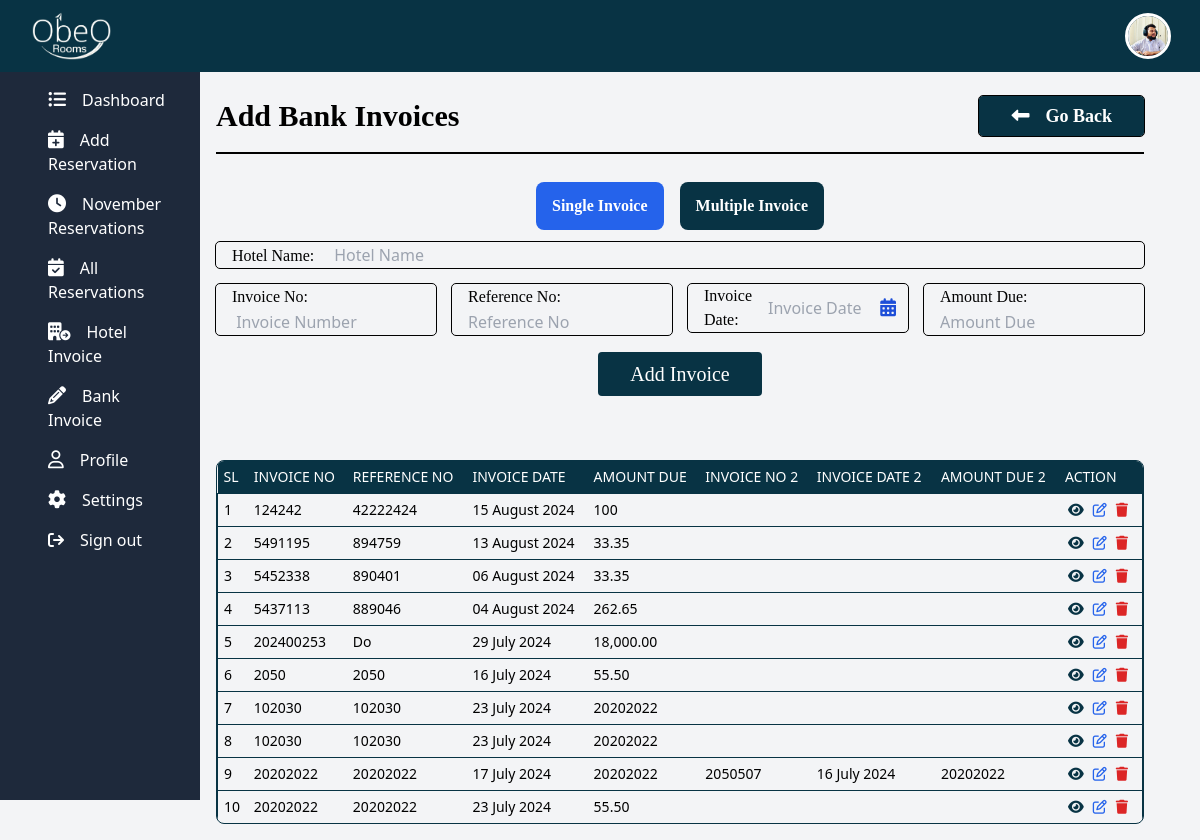
/dashboard/add_bank_invoice.php (signed in), run on the app's committed database.
### tables this page shows
CREATE TABLE `bank_invoice` (
  `id` int(11) NOT NULL,
  `submitted_by` varchar(255) NOT NULL,
  `type` varchar(255) NOT NULL,
  `hotel` varchar(255) NOT NULL,
  `invoice` varchar(255) NOT NULL,
  `reference` varchar(255) NOT NULL,
  `date` varchar(255) NOT NULL,
  `amount` varchar(255) NOT NULL,
  `invoice2` varchar(255) DEFAULT NULL,
  `date2` varchar(255) DEFAULT NULL,
  `amount2` varchar(255) DEFAULT NULL,
  `invoice3` varchar(255) DEFAULT NULL,
  `date3` varchar(255) DEFAULT NULL,
  `amount3` varchar(255) DEFAULT NULL,
  `invoice4` varchar(255) DEFAULT NULL,
  `date4` varchar(255) DEFAULT NULL,
  `amount4` varchar(255) DEFAULT NULL,
  `created_at` timestamp NOT NULL DEFAULT current_timestamp(),
  `updated_at` timestamp NOT NULL DEFAULT current_timestamp() ON UPDATE current_timestamp()
);

### function/bank_invoice_authentication.php (called while the page is built, shortened)
<?php
	function bank_invoice_view() {
		$db_connect = db_connect();
		$sql_view = "SELECT * FROM bank_invoice  ORDER BY id DESC LIMIT 10";
		$bank_invoice_results = mysqli_query($db_connect, $sql_view);
		return $bank_invoice_results;
	}

### dashboard/add_bank_invoice.php (the view, shortened to what this page needs)
<?php
include ('dashboard-header.php');
include ('../function/bank_invoice_authentication.php');
$bank_invoice_data = bank_invoice_view()
?>
<div class="flex">
    <?php include('dashboard-sidebar.php');?>
    <div class="w-4/5 p-4">
        <div class="container mx-auto pt-20">
            <div>
                <div class="flex justify-between items-center mb-4">
                    <h1 class="text-3xl font-bold  font-serif capitalize">Add Bank Invoices</h1>
                    <div class="flex justify-center items-center gap-x-2">
                        <a href="bank_invoice.php" class="bg-cyan-950 hover:bg-slate-800 text-white transition duration-700 ease-in-out font-serif text-lg font-semibold px-8 py-1.5 rounded outline outline-1 outline-black">
                            <i class="fa-solid fa-long-arrow-alt-left me-4"></i>Go Back
                        </a>
                    </div>
                </div>
                <hr class="border border-black">
                <h5 class=" text-xl font-semibold font-mono text-black py-px ">
                </h5>
                <h5 class=" text-xl font-bold font-mono text-blue-900 py-px ">
                </h5>
                <nav class="flex justify-center space-x-4 mt-6" aria-label="Tabs" role="tablist">
                    <button type="button" class="hs-tab-active:bg-blue-600 hs-tab-active:text-white hs-tab-active:hover:text-white  py-3 px-4 inline-flex items-center gap-x-2 bg-cyan-950  font-serif font-bold text-center text-white  rounded-lg  active" id="pills-with-brand-color-item-1" data-hs-tab="#pills-with-brand-color-1" aria-controls="pills-with-brand-color-1" role="tab">
                    Single Invoice
                    </button>
                    <button type="button" class="hs-tab-active:bg-blue-600 hs-tab-active:text-white hs-tab-active:hover:text-white  py-3 px-4 inline-flex items-center gap-x-2 bg-cyan-950  font-serif font-bold text-center text-white  rounded-lg" id="pills-with-brand-color-item-2" data-hs-tab="#pills-with-brand-color-2" aria-controls="pills-with-brand-color-2" role="tab">
                    Multiple Invoice
                    </button>
                </nav>
                <div class="mt-3">
                    <div id="pills-with-brand-color-1" role="tabpanel" aria-labelledby="pills-with-brand-color-item-1">
                        <form  method="post" class="">
                            <div class="mb-4">
                                <div class="outline outline-1 ouline-black rounded">
                                    <label for="hotel" class="text-black ps-4 font-serif w-auto ">Hotel Name: </label>
                                    <input type="text" name="hotel" value="<?php echo $old['hotel'] ?? ''; ?>" placeholder="Hotel Name "
                                    class="py-px bg-transparent w-auto px-4 focus:outline-none pr-10" autocomplete="off">
                                </div>
                            </div>
                            <div class="grid grid-cols-4 gap-4">
                                <div>
                                    <div class="outline outline-1 ouline-black rounded">
                                        <label for="invoice" class="text-black ps-4 font-serif w-auto">Invoice No: </label>
                                        <input type="text" name="invoice" value="<?php echo $old['invoice'] ?? ''; ?>" placeholder=" Invoice Number"
                                        class="py-px bg-transparent w-auto px-4 focus:outline-none pr-10">
                                    </div>
                                </div>
                                <div>
                                    <div class="outline outline-1 ouline-black rounded">
                                        <label for="reference" class="text-black ps-4 font-serif w-auto ">Reference No: </label>
                                        <input type="text" name="reference" value="<?php echo $old['reference'] ?? ''; ?>" placeholder="Reference No "
                                        class="py-px bg-transparent w-auto px-4 focus:outline-none pr-10" autocomplete="off">
                                    </div>
                                </div>
                                <div>
                                    <div class="outline outline-1 outline-black rounded relative flex items-center">
                                        <label for="date" class="text-black ps-4 font-serif w-auto">Invoice Date:</label>
                                        <input id="date" type="text" name="date" value="<?php echo $old['date'] ?? ''; ?>" placeholder="Invoice Date"  class="py-px bg-transparent w-auto px-4 focus:outline-none pr-10 custom-date-input" autocomplete="off">
                                        <div class="absolute inset-y-0 right-0 flex items-center pr-3 cursor-pointer" id="date">
                                            <i class="fa-solid fa-calendar-days text-blue-700 text-lg"></i>
                                        </div>
                                    </div>
                                    <h5 class="text-red-600 pt-1 font-mono font-xl"><?php echo $error['date'] ?? ''; ?></h5>
                                </div>
                                <div>
                                    <div class="outline outline-1 ouline-black rounded">
                                        <label for="amount" class="text-black ps-4 font-serif w-auto">Amount Due: </label>
                                        <input type="text" name="amount" value="<?php echo $old['amount'] ??  ''; ?>" placeholder="Amount Due "
                                        class="py-px bg-transparent w-auto px-4 focus:outline-none pr-10">
                                    </div>
                                </div>
                            </div>
                            <div class="mb-12 py-4 flex justify-center items-center">
                                <button type="submit" name="single_invoice" class="bg-cyan-950 text-white font-serif text-xl  px-8 py-2 rounded">Add Invoice</button>
                            </div>
                        </form>
                    </div>
                </div>
            </div>
            <div class="flex flex-col mt-2">
                <div class="-m-1.5 ">
                    <div class="p-1.5 w-full inline-block align-middle">
                        <div class="border border-cyan-950 rounded-lg overflow-hidden">
                            <table class="w-full ">
                                <thead class="bg-cyan-950">
                                    <tr>
                                        <th scope="col" class="p-1.5 text-start text-sm font-medium text-white uppercase ">SL</th>
                                        <th scope="col" class="p-1.5 text-start text-sm font-medium text-white uppercase ">Invoice No</th>
                                        <th scope="col" class="p-1.5 text-start text-sm font-medium text-white uppercase ">Reference No</th>
                                        <th scope="col" class="p-1.5 text-start text-sm font-medium text-white uppercase ">Invoice Date</th>
                                        <th scope="col" class="p-1.5 text-start text-sm font-medium text-white uppercase ">Amount Due</th>
                                        <th scope="col" class="p-1.5 text-start text-sm font-medium text-white uppercase ">Invoice No 2</th>
                                        <th scope="col" class="p-1.5 text-start text-sm font-medium text-white uppercase ">Invoice Date 2</th>
                                        <th scope="col" class="p-1.5 text-start text-sm font-medium text-white uppercase ">Amount Due 2</th>
                                        <th scope="col" class="p-1.5 text-start text-sm font-medium text-white uppercase ">Action</th>
                                    </tr>
                                </thead>
                                <tbody class="divide-y divide-cyan-950 ">
                                        <?php
                                            if(mysqli_num_rows($bank_invoice_data)>0){
                                            $i=1;
                                            while($row = mysqli_fetch_assoc($bank_invoice_data)){
                                            $invoice_date = $row['date'];
                                            $date = new DateTime($invoice_date);
                                            $invoice_date_format = $date->format('d F Y');
                                            $inv_date2 = $row['date2'];
                                            $date = new DateTime($inv_date2);
                                            $inv_date2_format = $date->format('d F Y');
                                            if($row['type']== 'multi'){
                                                $date_print= $inv_date2_format;
                                            }else{
                                                $date_print= '';
                                            }
                                        ?>
                                        <tr class="border border-cyan-950">
                                            <td class="p-1.5 whitespace-nowrap text-sm font-medium text-black"><?php echo $i++;?></td>
                                            <td class="p-1.5 whitespace-nowrap text-sm font-medium text-black"><?php echo $row['invoice'];?></td>
                                            <td class="p-1.5 whitespace-nowrap text-sm font-medium text-black"><?php echo $row['reference'];?></td>
                                            <td class="p-1.5 whitespace-nowrap text-sm font-medium text-black"><?php echo $invoice_date_format;?></td>
                                            <td class="p-1.5 whitespace-nowrap text-sm font-medium text-black"><?php echo $row['amount'];?></td>
                                            <td class="p-1.5 whitespace-nowrap text-sm font-medium text-black"><?php echo $row['invoice2'];?></td>
                                            <td class="p-1.5 whitespace-nowrap text-sm font-medium text-black"><?php echo $date_print;?></td>
                                            <td class="p-1.5 whitespace-nowrap text-sm font-medium text-black"><?php echo $row['amount2'];?></td>
                                            <td class="px-2 py-1.5 whitespace-nowrap text-end text-sm font-medium inline-flex gap-x-2">
                                                <a href="bank_invoice_copy.php?id=<?php echo $row['id']; ?>"
                                                    class="inline-flex items-center gap-x-2 text-sm font-semibold rounded-lg border border-transparent text-cyan-950"
                                                    target="_blank">
                                                    <i class="fa-solid fa-eye"></i>
                                                </a>
                                                <?php
                                                    if($row['type']=='multi'){
                                                        include ('multi_bank_invoice.php');
                                                    }else{
                                                        include ('single_bank_invoice.php');
                                                    }
                                                ?>
                                                <form action="" method="post" onsubmit="return confirm('Do you want to delete?')">
                                                    <button type="submit" name="bank_invoice_delete" class="inline-flex items-center gap-x-2 text-sm font-semibold rounded-lg border border-transparent text-red-600 ">
                                                        <i class="fa-solid fa-trash"></i>
                                                    </button>
                                                </form>
                                            </td>
                                        </tr>
                                        <?php
                                                }
                                            }
                                        ?>
                                </tbody>
                            </table>
                        </div>
                    </div>
                </div>
            </div>
        </div>
    </div>
</div>
<?php include('dashboard-footer.php'); ?>

### dashboard/single_bank_invoice.php (shortened to what this page needs)
<button type="button" class ="" data-hs-overlay="#hs-vertically-centered-scrollable-modal<?php echo $row['id']; ?>" value="<?php echo $row['id']; ?>">
  <i class="fa-regular fa-pen-to-square text-blue-600 "></i>
</button>

### dashboard/multi_bank_invoice.php (shortened to what this page needs)
<button type="button" class ="" data-hs-overlay="#hs-vertically-centered-scrollable-modal<?php echo $row['id']; ?>" value="<?php echo $row['id']; ?>">
  <i class="fa-regular fa-pen-to-square text-blue-600 "></i>
</button>

### data on the page
bank_invoice: invoice "124242", reference "42222424", date "15 August 2024", amount "100", $row['id'] 22 (drawn)
bank_invoice: invoice "5491195", reference "894759", date "13 August 2024", amount "33.35", $row['id'] 21 (drawn)
bank_invoice: invoice "5452338", reference "890401", date "06 August 2024", amount "33.35", $row['id'] 20 (drawn)
bank_invoice: invoice "5437113", reference "889046", date "04 August 2024", amount "262.65", $row['id'] 19 (drawn)
bank_invoice: invoice "202400253", reference "Do", date "29 July 2024", amount "18,000.00", $row['id'] 18 (drawn)
bank_invoice: invoice "2050", reference "2050", date "16 July 2024", amount "55.50", $row['id'] 17 (drawn)
bank_invoice: invoice "102030", reference "102030", date "23 July 2024", amount "20202022", $row['id'] 16 (drawn)
bank_invoice: invoice "102030", reference "102030", date "23 July 2024", amount "20202022", $row['id'] 15 (drawn)
bank_invoice: invoice "20202022", reference "20202022", date "17 July 2024", amount "20202022", invoice2 "2050507", date2 "16 July 2024", amount2 "20202022", $row['id'] 14 (drawn)
bank_invoice: invoice "20202022", reference "20202022", date "23 July 2024", amount "55.50", $row['id'] 13 (drawn)

### other printed values
$item "Dashboard"
$item "Add Reservation"
$item "November Reservations"
$item "All Reservations"
$item "Hotel Invoice"
$item "Bank Invoice"
$item "Profile"
$item "Settings"
